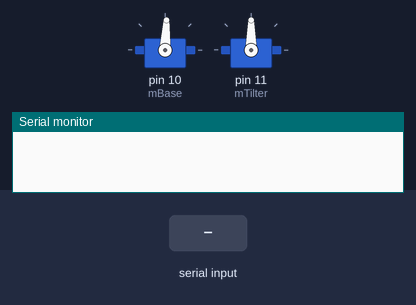
Simulated run of this sketch. Board: Arduino Uno, built with avr-gcc and run on an emulated ATmega328P. Shown: 2 × servo, the last lines printed to the serial monitor. Inputs (shaded band) come from the test bench.

Above: at 1.2 s.
1.3 s: "B,45\n" received over Serial
At 1.8 s:
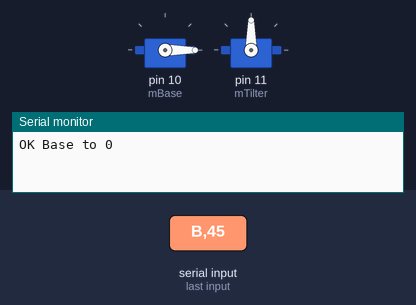
2.8 s: "T,45\n" received over Serial
At 4.0 s:
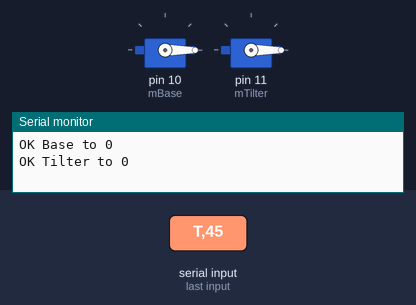
4.3 s: "B90\n" received over Serial
At 5.2 s:
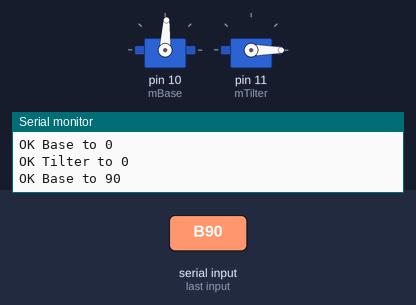
5.8 s: "T90\n" received over Serial
At 6.3 s:
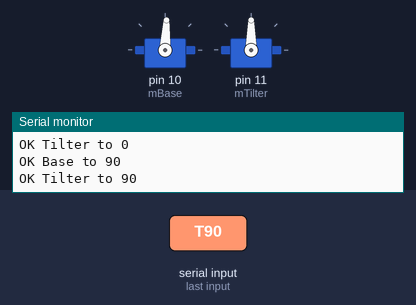
7.3 s: "B\n" received over Serial
At 8.6 s:
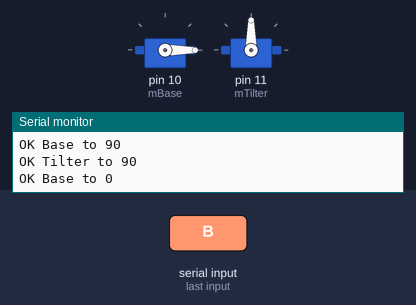
Timing chart, 0 to 9.8 s (numbered marks = the images above; inputs shaded):
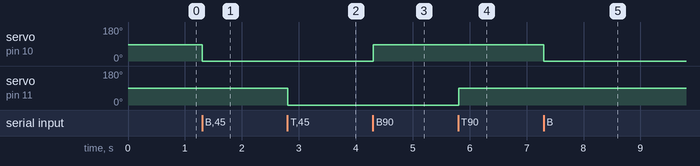

Measured:
- after the input at 1.3 s, servo on pin 10 (mBase): 87° → 0° at once
- after the input at 2.8 s, servo on pin 11 (mTilter): 90° → 0° at once
- after the input at 4.3 s, servo on pin 10 (mBase): 0° → 87° at once
- after the input at 5.8 s, servo on pin 11 (mTilter): 0° → 90° at once
- after the input at 7.3 s, servo on pin 10 (mBase): 87° → 0° at once

The sketch:

Servo_Tilter.ino
```cpp
#include <Servo.h>

Servo mBase, mTilter;
String buffer = "";
int baseAngle = 0;
int tilterAngle = 0;
int baseOffset = 3;
int tilterOffset = 0;

void setup()
{
    mBase.attach(10);
    mTilter.attach(11);
    Serial.begin(9600);
    baseAngle = 90;
    tilterAngle = 90;
    mBase.write(baseAngle);
    mTilter.write(tilterAngle);
}

void loop()
{
    if (Serial.available())
    {
        byte c = Serial.read();
        if (c == '\n')
        {
            if (buffer[0] == 'B')
            {
                baseAngle = buffer.substring(1).toInt();
                Serial.println(String("OK Base to ") + baseAngle);
            }
            else if (buffer[0] == 'T')
            {
                tilterAngle = buffer.substring(1).toInt();
                Serial.println(String("OK Tilter to ") + tilterAngle);
            }
            buffer = "";
        }
        else
        {
            buffer += char(c);
        }
    }

    mBase.write(baseAngle - baseOffset);
    mTilter.write(tilterAngle - tilterOffset);
}
```
